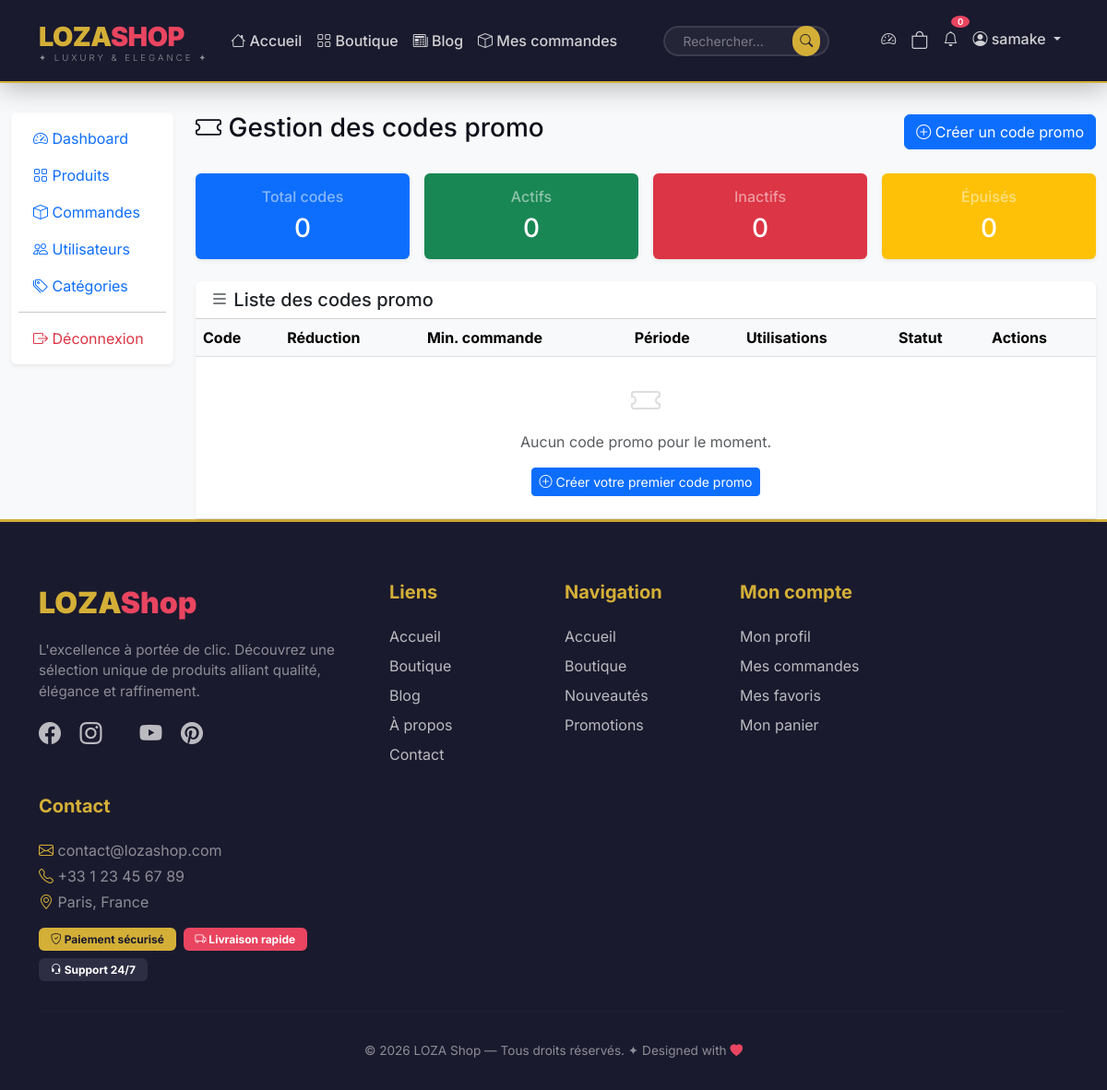
The app's page /promotions/admin/ (signed in), older data.
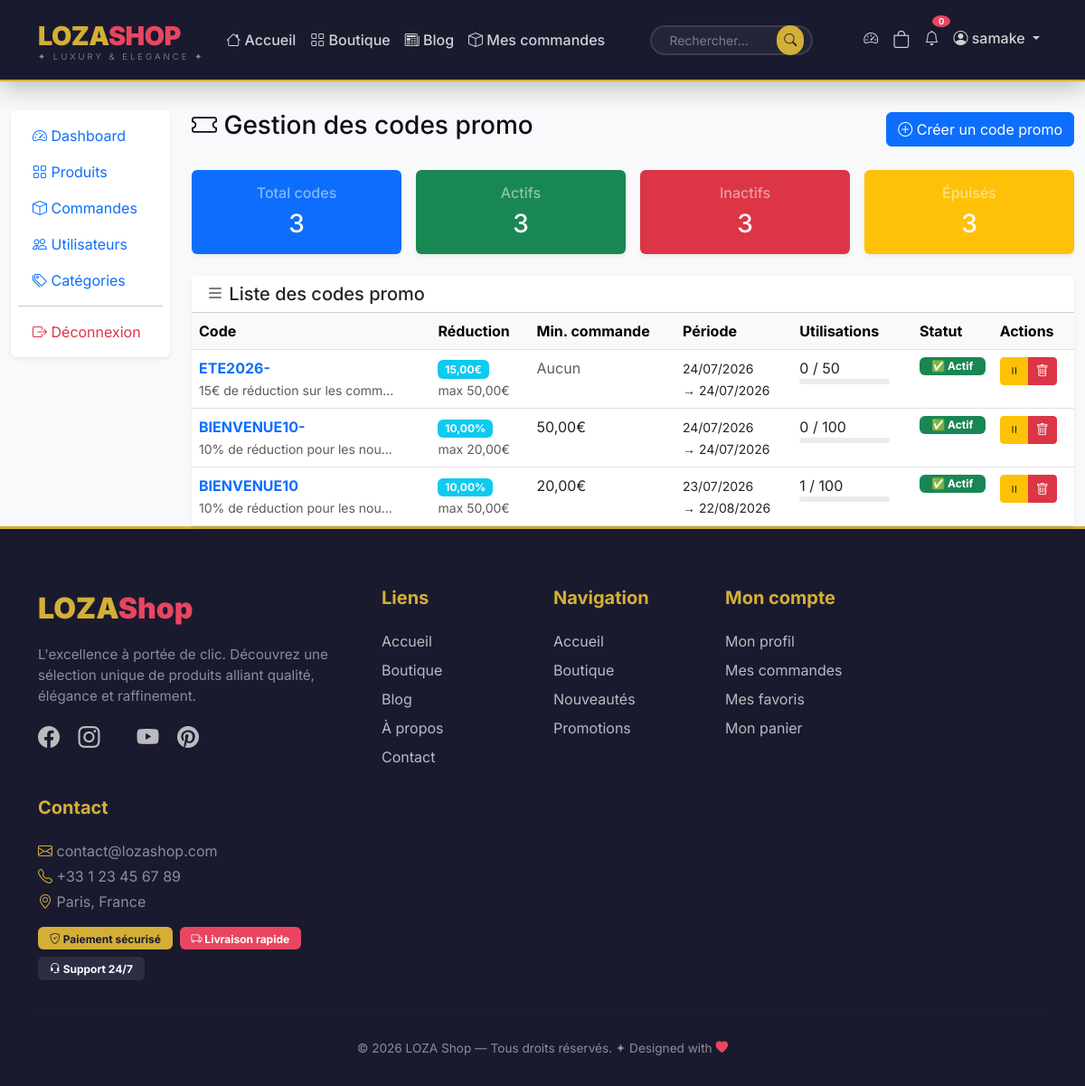
The same page, newer data.
### promotions/models.py (models this page shows, shortened)
class Coupon(models.Model):
    DISCOUNT_TYPES = [
        ('percentage', 'Pourcentage (%)'),
        ('fixed', 'Montant fixe (€)'),
    ]
    code = models.CharField(max_length=50, unique=True)
    discount_type = models.CharField(max_length=20, choices=DISCOUNT_TYPES, default='percentage')
    discount_value = models.DecimalField(max_digits=10, decimal_places=2)
    min_order_amount = models.DecimalField(max_digits=10, decimal_places=2, default=0)
    max_discount_amount = models.DecimalField(max_digits=10, decimal_places=2, null=True, blank=True)
    valid_from = models.DateTimeField()
    valid_to = models.DateTimeField()
    usage_limit = models.IntegerField(default=1, help_text="Nombre maximum d'utilisations")
    used_count = models.IntegerField(default=0)
    is_active = models.BooleanField(default=True)
    description = models.TextField(blank=True)
    created_at = models.DateTimeField(auto_now_add=True)
    updated_at = models.DateTimeField(auto_now=True)
    class Meta:
        ordering = ['-created_at']
        verbose_name = 'Code promo'
        verbose_name_plural = 'Codes promo'

### promotions/views.py (the view)
# urls.py: path('admin/', views.admin_coupons, name='admin_coupons'),
@login_required
@user_passes_test(lambda u: u.is_superuser or u.is_staff)
def admin_coupons(request):
    coupons = Coupon.objects.all().order_by('-created_at')
    context = {
        'coupons': coupons,
        'now': timezone.now()
    }
    return render(request, 'promotions/admin_coupons.html', context)

### cart/context_processors.py (called while the page is built)
def cart_total(request):
    if request.user.is_authenticated:
        total_items = CartItem.objects.filter(user=request.user).count()
    else:
        total_items = 0
    return {'cart_total_items': total_items}

### promotions/templates/promotions/admin_coupons.html (shortened to what the changed rows need)
{% extends 'dashboard/base_admin.html' %}
{% block admin_content %}
<div class="row g-3 mb-4">
    <div class="col-md-3">
        <div class="card border-0 shadow-sm bg-primary text-white">
            <div class="card-body text-center">
                <h6 class="text-white-50">Total codes</h6>
                <h3 class="mb-0">{{ coupons|length }}</h3>
            </div>
        </div>
    </div>
    <div class="col-md-3">
        <div class="card border-0 shadow-sm bg-success text-white">
            <div class="card-body text-center">
                <h6 class="text-white-50">Actifs</h6>
                <h3 class="mb-0">{{ coupons|length }}</h3>
            </div>
        </div>
    </div>
    <div class="col-md-3">
        <div class="card border-0 shadow-sm bg-danger text-white">
            <div class="card-body text-center">
                <h6 class="text-white-50">Inactifs</h6>
                <h3 class="mb-0">{{ coupons|length }}</h3>
            </div>
        </div>
    </div>
    <div class="col-md-3">
        <div class="card border-0 shadow-sm bg-warning text-white">
            <div class="card-body text-center">
                <h6 class="text-white-50">Épuisés</h6>
                <h3 class="mb-0">{{ coupons|length }}</h3>
            </div>
        </div>
    </div>
</div>
<div class="card border-0 shadow-sm">
    <div class="card-body p-0">
        <div class="table-responsive">
            <table class="table table-hover mb-0">
                <thead class="table-light">
                    <tr>
                        <th>Code</th>
                        <th>Réduction</th>
                        <th>Min. commande</th>
                        <th>Période</th>
                        <th>Utilisations</th>
                        <th>Statut</th>
                        <th>Actions</th>
                    </tr>
                </thead>
                <tbody>
                    {% for coupon in coupons %}
                    <tr>
                        <td>
                            <strong class="text-primary">{{ coupon.code }}</strong>
                            {% if coupon.description %}
                            <br><small class="text-muted">{{ coupon.description|truncatechars:30 }}</small>
                            {% endif %}
                        </td>
                        <td>
                            <span class="badge bg-info">
                                {% if coupon.discount_type == 'percentage' %}
                                    {{ coupon.discount_value }}%
                                {% else %}
                                    {{ coupon.discount_value }}€
                                {% endif %}
                            </span>
                            {% if coupon.max_discount_amount %}
                            <br><small class="text-muted">max {{ coupon.max_discount_amount }}€</small>
                            {% endif %}
                        </td>
                        <td>
                            {% if coupon.min_order_amount > 0 %}
                                {{ coupon.min_order_amount }}€
                            {% else %}
                                <span class="text-muted">Aucun</span>
                            {% endif %}
                        </td>
                        <td>
                            <small>
                                {{ coupon.valid_from|date:"d/m/Y" }}
                                <br>→ {{ coupon.valid_to|date:"d/m/Y" }}
                            </small>
                        </td>
                        <td>
                            <div class="d-flex flex-column">
                                <span>{{ coupon.used_count }} / {{ coupon.usage_limit }}</span>
                                <div class="progress" style="height: 6px; width: 100px;">
                                </div>
                            </div>
                        </td>
                        <td>
                            <div class="d-flex flex-column gap-1">
                                <span class="badge {% if coupon.is_active %}bg-success{% else %}bg-danger{% endif %}">
                                    {% if coupon.is_active %}✅ Actif{% else %}❌ Inactif{% endif %}
                                </span>
                            </div>
                        </td>
                        <td>
                            <div class="btn-group">
                                <a href="{% url 'promotions:admin_coupon_toggle' coupon.id %}"
                                   class="btn btn-sm {% if coupon.is_active %}btn-warning{% else %}btn-success{% endif %}"
                                   onclick="return confirm('Changer le statut du code promo {{ coupon.code }} ?')">
                                    <i class="bi {% if coupon.is_active %}bi-pause{% else %}bi-play{% endif %}"></i>
                                </a>
                                <a href="{% url 'promotions:admin_coupon_delete' coupon.id %}"
                                   class="btn btn-sm btn-danger"
                                   onclick="return confirm('Supprimer le code promo {{ coupon.code }} ?')">
                                    <i class="bi bi-trash"></i>
                                </a>
                            </div>
                        </td>
                    </tr>
                    {% empty %}
                    <tr>
                        <td colspan="7" class="text-center py-4">
                            <i class="bi bi-ticket" style="font-size: 2rem; color: #ddd;"></i>
                            <p class="mt-2 text-muted">Aucun code promo pour le moment.</p>
                            <a href="{% url 'promotions:admin_coupon_create' %}" class="btn btn-primary btn-sm">
                                <i class="bi bi-plus-circle"></i> Créer votre premier code promo
                            </a>
                        </td>
                    </tr>
                    {% endfor %}
                </tbody>
            </table>
        </div>
    </div>
</div>
{% endblock %}

Row changes from the older to the newer data that the page shows:
added Coupon: code "ETE2026-", description "15€ de réduction sur les comm…", discount_value "15,00", max_discount_amount "50,00", min_order_amount "Aucun", valid_from "24/07/2026", valid_to "24/07/2026", used_count "0", usage_limit "50", is_active "✅ Actif"
added Coupon: code "BIENVENUE10-", description "10% de réduction pour les nou…", discount_value "10,00", max_discount_amount "20,00", min_order_amount "50,00", valid_from "24/07/2026", valid_to "24/07/2026", used_count "0", usage_limit "100", is_active "✅ Actif"
added Coupon: code "BIENVENUE10", description "10% de réduction pour les nou…", discount_value "10,00", max_discount_amount "50,00", min_order_amount "20,00", valid_from "23/07/2026", valid_to "22/08/2026", used_count "1", usage_limit "100", is_active "✅ Actif"
Text that changed along with them:
{{ coupons|length }}: "0" → "3"
text no longer shown: "Aucun code promo pour le moment. Créer votre premier code promo"
